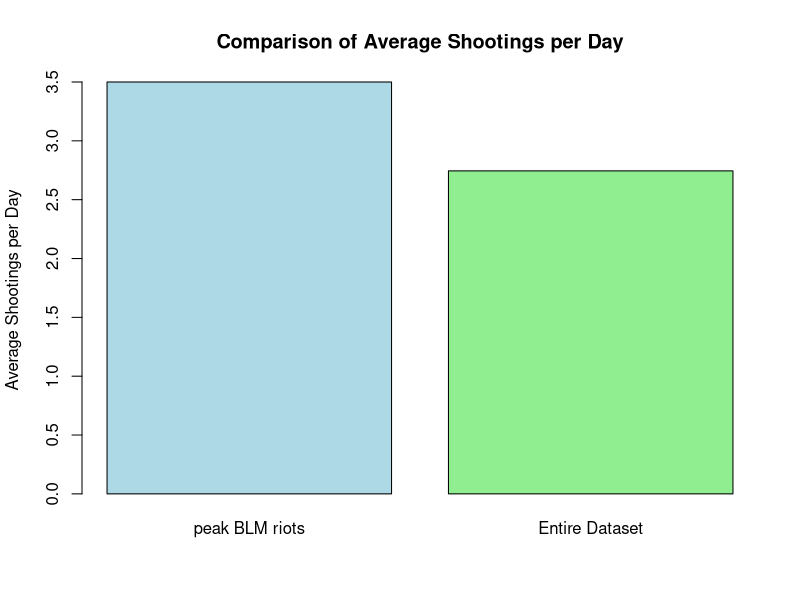
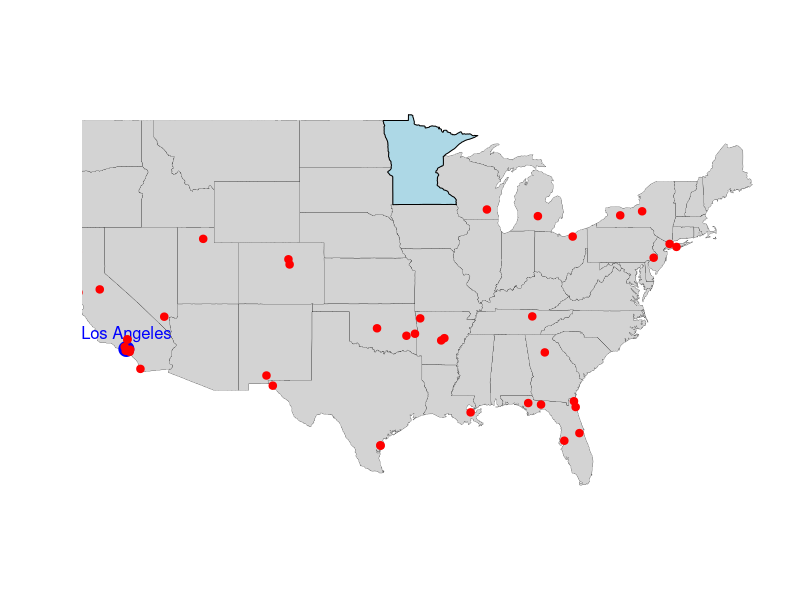
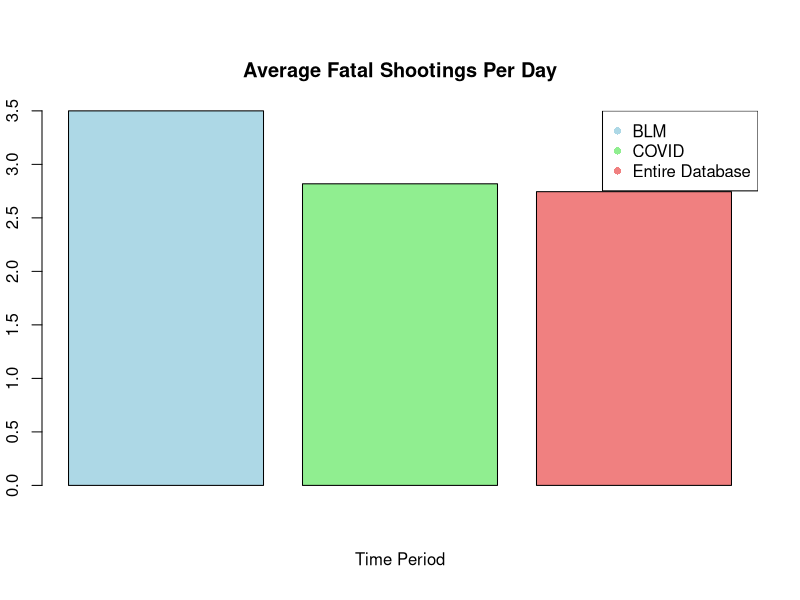
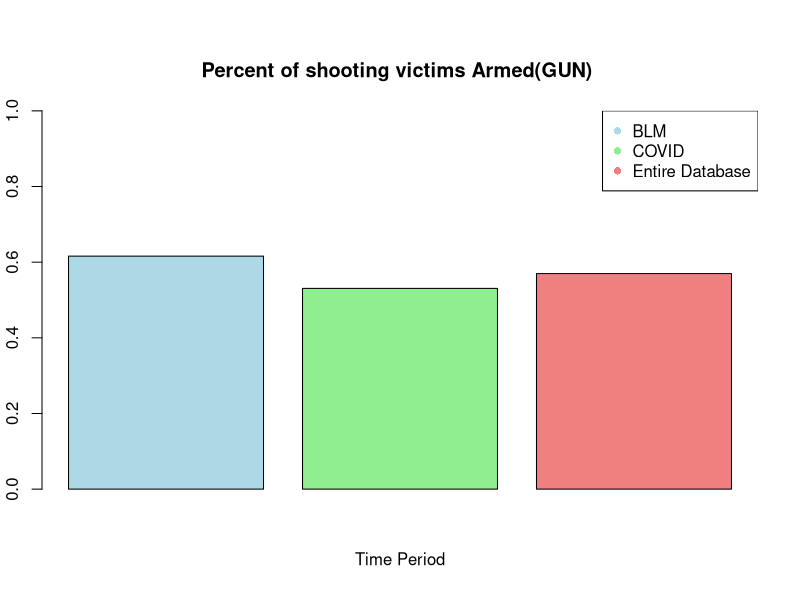
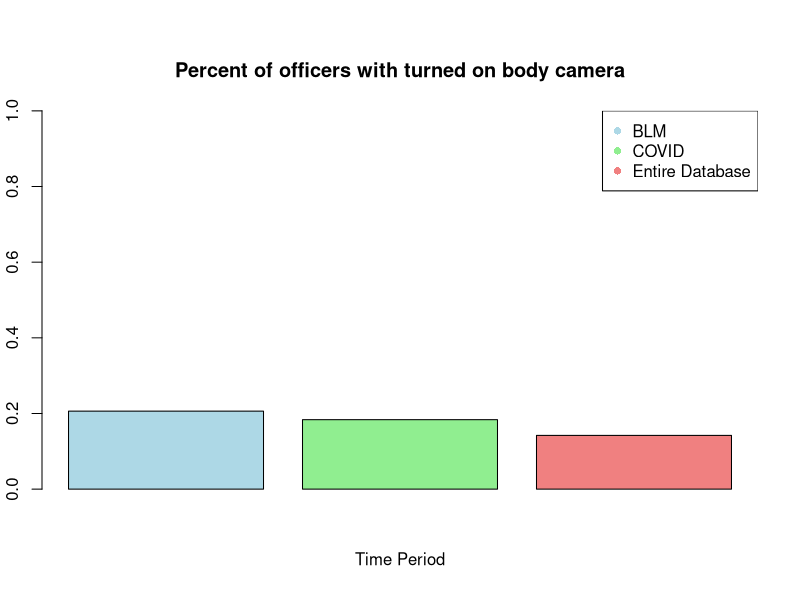
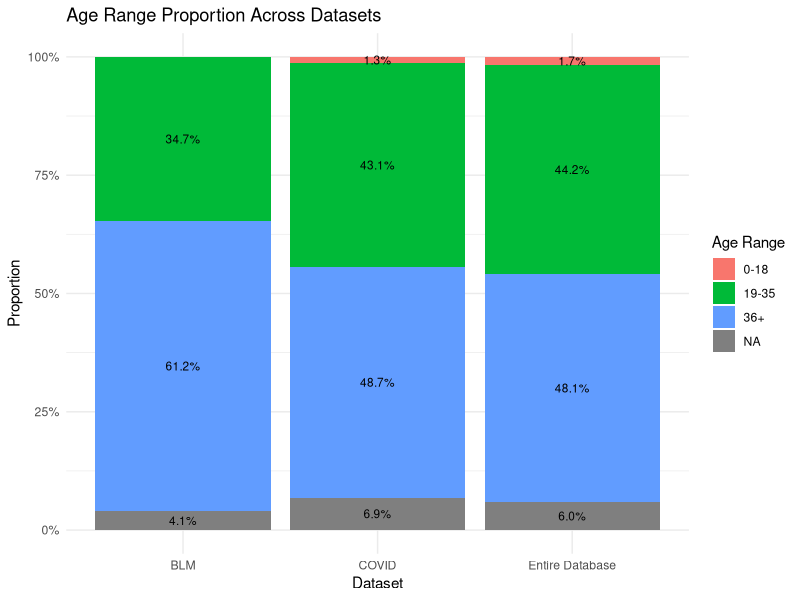
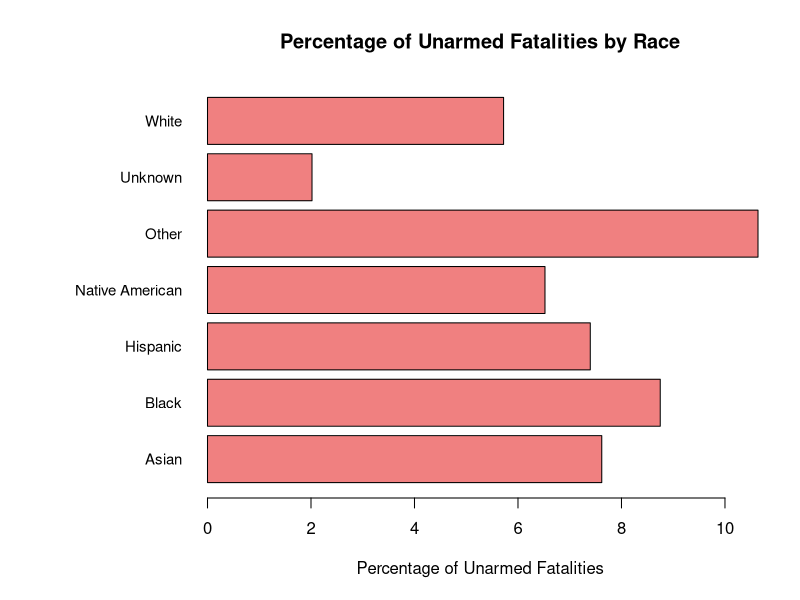
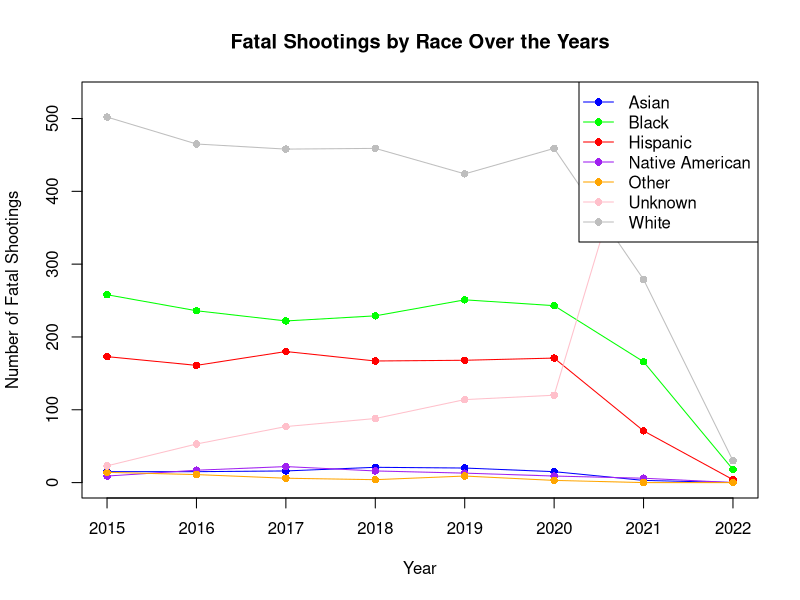

R code for these plots, in order:
## ---- chunk 1
#| code-fold: true
FatalShootingsStats <- read.csv("FatalPoliceShootings_US.csv")
head(FatalShootingsStats, 2)
## ---- chunk 2
#| code-fold: true
#Convert the `date` column to Date format so can extract the year
FatalShootingsStats$date <- as.Date(FatalShootingsStats$date, format = "%m/%d/%Y")
#Made new column for year as an int
FatalShootingsStats$year <- as.integer(format(FatalShootingsStats$date, "%Y"))


## ---- chunk 3
#| code-fold: true
library(dplyr)
# Convert the 'Date' column to Date type if it isn't already
FatalShootingsStats$date <- as.Date(FatalShootingsStats$date, format = "%Y-%m-%d")  # Adjust format if needed

# Specify the two specific dates you want to check
date1 <- as.Date("2020-05-26")  # Example date 1
date2 <- as.Date("2020-06-08")  # Example date 2

# Filter data for those two dates and count the total number of shootings
shootings_period <- FatalShootingsStats %>%
  filter(date >= date1 & date <= date2)
 
# Number of unique days in the time period
unique_days_period <- length(seq.Date(date1, date2, by = "day"))

# Total number of shootings in the time period
total_shootings_period <- nrow(shootings_period)

# Average shootings per day for the time period (including all days in the range)
avg_shootings_per_day_period <- total_shootings_period / unique_days_period

# 2. Calculate the average number of shootings per day for the entire dataset
# Find the first and last dates in the dataset
first_date <- min(FatalShootingsStats$date)
last_date <- max(FatalShootingsStats$date)

# Number of unique days in the entire dataset (including all days between the first and last date)
unique_days_total <- length(seq.Date(first_date, last_date, by = "day"))

# Total number of shootings in the entire dataset
total_shootings_total <- nrow(FatalShootingsStats)

# Average shootings per day for the entire dataset (including all days in the range)
avg_shootings_per_day_total <- total_shootings_total / unique_days_total

# Print the results
cat("Average shootings per day for the period from May 26, 2020 to June 8, 2020 :", avg_shootings_per_day_period, "\n")
cat("Average shootings per day for the entire dataset:", avg_shootings_per_day_total, "\n")

## ---- chunk 4
#| code-fold: true
# Create a vector with the two averages
average_shootings <- c(avg_shootings_per_day_period, avg_shootings_per_day_total)

# Create a bar plot
barplot(average_shootings, 
        names.arg = c("peak BLM riots", "Entire Dataset"), 
        main = "Comparison of Average Shootings per Day", 
        ylab = "Average Shootings per Day", 
        col = c("lightblue", "lightgreen"), 
        border = "black")

## ---- chunk 5
#| code-fold: true
library(maps)
state_to_highlight <- "Minnesota"

# Basic Map Plot
maps::map("state", col = "lightgray", fill = TRUE, bg = "white", lwd = 0.2)  # Draw USA map
maps::map("state", region = state_to_highlight, col = "lightblue", fill = TRUE, add = TRUE)

# Overlay points for Los Angeles and Miami
# Coordinates for Los Angeles
points(-118.2437, 34.0522, col = "blue", pch = 19, cex = 2)  # Los Angeles

# Optionally, add text labels for the cities
text(-118.2437, 34.0522, "Los Angeles", pos = 3, col = "blue", cex = 1)

# Overlay points (longitude, latitude) on the map
points(shootings_period$longitude, shootings_period$latitude, col = "red", pch = 20, cex = 1.5)

## ---- chunk 6
#| code-fold: true
library(maps)

library(tidyverse)
library(dplyr)
library(ggplot2)

# Convert the 'Date' column to Date type if it isn't already
FatalShootingsStats$date <- as.Date(FatalShootingsStats$date, format = "%Y-%m-%d")  

#filtering data by covid lockdown timeline
during_date1 <- as.Date("2020-03-15")  # main US lockdown start
during_date2 <- as.Date("2021-05-01")  # need to find sorce for this date
during_covid <- FatalShootingsStats %>%
  filter(date >= during_date1 & date <= during_date2)

before_date1 <- min(FatalShootingsStats$date)  
before_date2 <- as.Date("2020-03-14")
before_covid <- FatalShootingsStats %>%
  filter(date >= before_date1 & date <= before_date2)

after_date1 <- as.Date("2021-05-01")  
after_date2 <- max(FatalShootingsStats$date)
after_covid <- FatalShootingsStats %>%
  filter(date >= after_date1 & date <= after_date2)

#total number of shootings per time period
total_shootings_during <- nrow(during_covid)
total_shootings_before <- nrow(before_covid)
total_shootings_after <- nrow(after_covid)

#total number of days in time period
unique_days_during <- length(seq.Date(during_date1, during_date2, by = "day"))
unique_days_before <- length(seq.Date(before_date1, before_date2, by = "day"))
unique_days_after <- length(seq.Date(after_date1, after_date2, by = "day"))

#shootings per day
avg_shootings_during <- total_shootings_during / unique_days_during
avg_shootings_before <- total_shootings_before / unique_days_before
avg_shootings_after <- total_shootings_after / unique_days_after

cat("Before the lockdowns: Total shootings ",total_shootings_before," Average shootings per day", avg_shootings_before, "\n")
cat("During the lockdowns: Total shootings ",total_shootings_during," Average shootings per day", avg_shootings_during, "\n")
cat("After the lockdowns: Total shootings ",total_shootings_after," Average shootings per day", avg_shootings_after, "\n")
#cat("Number of days in dataset before lockdowns ",unique_days_before,"\n", "Number of days in dataset during lockdowns ",unique_days_during,"\n","Number of days in dataset after lockdowns ",unique_days_after,"\n")

## ---- chunk 7
#| code-fold: true
#"Arkansas", "Iowa", "Nebraska", "North Dakota", "South Dakota", "Utah", "Wyomming"
## Arkansas data 
before_ar <- before_covid %>%
  filter(before_covid$state == "AR" | before_covid$state == "IA" | before_covid$state == "NE" | before_covid$state == "ND" | before_covid$state == "SD" | before_covid$state == "UT" | before_covid$state == "WY" )
during_ar <- during_covid %>%
  filter(during_covid$state == "AR" | during_covid$state == "IA" | during_covid$state == "NE" | during_covid$state == "ND" | during_covid$state == "SD" | during_covid$state == "UT" | during_covid$state == "WY" )
after_ar <- after_covid %>%
  filter(after_covid$state == "AR" | after_covid$state == "IA" | after_covid$state == "NE" | after_covid$state == "ND" | after_covid$state == "SD" | after_covid$state == "UT" | after_covid$state == "WY" )


#total number of shootings per time period
total_shootings_Bar <- nrow(during_ar)
total_shootings_Dar <- nrow(before_ar)
total_shootings_Aar <- nrow(after_ar)


#shootings per day
state_avg_shootings_during <- total_shootings_Dar / unique_days_during
state_avg_shootings_before <- total_shootings_Bar / unique_days_before
state_avg_shootings_after <- total_shootings_Aar / unique_days_after

cat("Shootings per day during COVID-19 in states with no enforced lockdowns",state_avg_shootings_during,"\n",  "Shootings per day before COVID-19 in states with no enforced lockdowns",state_avg_shootings_before,"\n", "Shootings per day after COVID-19in  states with no enforced lockdowns",state_avg_shootings_after)

## ---- chunk 8
#| code-fold: true
#BLM
date1 <- as.Date("2020-05-26")  # Example date 1
date2 <- as.Date("2020-06-08")  # Example date 2
# Filter data for those two dates and count the total number of shootings
shootings_period <- FatalShootingsStats %>%
  filter(date >= date1 & date <= date2)
# Number of unique days in the time period
unique_days_period <- length(seq.Date(date1, date2, by = "day"))
# Total number of shootings in the time period
total_shootings_period <- nrow(shootings_period)
avg_shootings_per_day_BLM <- total_shootings_period / unique_days_period


#Lockdowns
during_date1 <- as.Date("2020-03-15")  # main US lockdown start
during_date2 <- as.Date("2021-05-01")  # need to find sorce for this date
during_covid <- FatalShootingsStats %>%
  filter(date >= during_date1 & date <= during_date2)
total_shootings_during <- nrow(during_covid)
#total number of days in time period
unique_days_during <- length(seq.Date(during_date1, during_date2, by = "day"))
#shootings per day
avg_shootings_duringCovid <- total_shootings_during / unique_days_during

bodycam_true <- c(sum(during_covid$body_camera == "TRUE"), sum(shootings_period$body_camera == "TRUE"), sum(FatalShootingsStats$body_camera == "TRUE"))

bodycam_percent <- c((bodycam_true[1]/nrow(during_covid)), (bodycam_true[2]/nrow(shootings_period)),(bodycam_true[3]/nrow(FatalShootingsStats)))

average_age <- c(mean(during_covid$age, na.rm = TRUE), mean(shootings_period$age, na.rm = TRUE), mean(FatalShootingsStats$age, na.rm = TRUE))

avg_shootings <-  c(avg_shootings_per_day_BLM, avg_shootings_duringCovid, avg_shootings_per_day_total)

gun_armedp <- c((sum(during_covid$armed == "gun") /nrow(during_covid)), (sum(shootings_period$armed == "gun") /nrow(shootings_period)), (sum(FatalShootingsStats$armed == "gun") / nrow(FatalShootingsStats)))

unarmed_armedp <- c((sum(during_covid$armed == "unarmed") /nrow(during_covid)), (sum(shootings_period$armed == "unarmed") / nrow(shootings_period)), (sum(FatalShootingsStats$armed == "unarmed") / nrow(FatalShootingsStats)))

car_armedp <- c((sum(during_covid$armed == "Vehicle") / nrow(during_covid)), (sum(shootings_period$armed == "Vehicle") / nrow(shootings_period)), (sum(FatalShootingsStats$armed == "Vehicle") / nrow(FatalShootingsStats)))

mental_illness <- c(sum(during_covid$signs_of_mental_illness == "TRUE")/nrow(during_covid), sum(shootings_period$signs_of_mental_illness == "TRUE")/nrow(shootings_period), sum(FatalShootingsStats$signs_of_mental_illness == "TRUE")/nrow(FatalShootingsStats))


BLM_Covid <- data.frame(avg_shootings, round(average_age, 1), bodycam_percent, gun_armedp, unarmed_armedp, car_armedp, mental_illness) 
names(BLM_Covid) <- c("Average Fatal Shootings Per Day", "Average Age", "Percent of officers with turned on body camera", "Armed (gun)", "Unarmed", "Armed (car)", "Signs of mental illness")
rownames(BLM_Covid) <- c("BLM", "Covid-19", "Entire Dataset")
BLM_Covid
## ---- chunk 9
#| code-fold: true
# showing interesting data points
time_period <- c("BLM", "COVID", "Entire Database")
colors <- c("lightblue", "lightgreen", "lightcoral")
barplot(BLM_Covid$`Average Fatal Shootings Per Day`, 
        col = colors,
        main = "Average Fatal Shootings Per Day",
        xlab = "Time Period",  )
legend("topright", legend = time_period , col = colors, pch = 16 ) #TO FIX make sure legend is not on top of figure
#armed (gun)
time_period <- c("BLM", "COVID", "Entire Database")
colors <- c("lightblue", "lightgreen", "lightcoral")
barplot(BLM_Covid$`Armed (gun)`, 
        col = colors,
        main = "Percent of shooting victims Armed(GUN) ",
        xlab = "Time Period", ylim = c(0,1))
legend("topright", legend = time_period , col = colors, pch = 16 ) 
#
time_period <- c("BLM", "COVID", "Entire Database")
colors <- c("lightblue", "lightgreen", "lightcoral")
barplot(BLM_Covid$`Percent of officers with turned on body camera`, 
        col = colors,
        main = "Percent of officers with turned on body camera",
        xlab = "Time Period", ylim = c(0,1))
legend("topright", legend = time_period , col = colors, pch = 16) 
# another option changing lables into x axis 
## ---- chunk 10
#| code-fold: true
shootings_period$age <- as.numeric(as.character(shootings_period$age))
during_covid$age <- as.numeric(as.character(during_covid$age))
FatalShootingsStats$age <- as.numeric(as.character(FatalShootingsStats$age))
# Add AgeRange dynamically to each dataset
shootings_period$AgeRange <- cut(
  shootings_period$age,
  breaks = c(0, 18, 35, Inf),
  labels = c("0-18", "19-35", "36+"),
  right = FALSE
)
during_covid$AgeRange <- cut(
  during_covid$age,
  breaks = c(0, 18, 35, Inf),
  labels = c("0-18", "19-35", "36+"),
  right = FALSE
)
FatalShootingsStats$AgeRange <- cut(
  FatalShootingsStats$age,
  breaks = c(0, 18, 35, Inf),
  labels = c("0-18", "19-35", "36+"),
  right = FALSE
)

# Add a dataset column for identification
shootings_period$Dataset <- "BLM"
during_covid$Dataset <- "COVID"
FatalShootingsStats$Dataset <- "Entire Database"

# Combine datasets into one
combined_data <- bind_rows(shootings_period, during_covid, FatalShootingsStats)

# Calculate proportions
summary_data <- combined_data %>%
  group_by(Dataset, AgeRange) %>%
  summarise(Count = n(), .groups = "drop") %>%
  group_by(Dataset) %>%
  mutate(Proportion = Count / sum(Count))

# Create a stacked bar graph with proportions
ggplot(summary_data, aes(x = Dataset, y = Proportion, fill = AgeRange)) +
  geom_bar(stat = "identity", position = "stack") +
  geom_text(
    aes(label = scales::percent(Proportion, accuracy = 0.1)), # Format as percentage
    position = position_stack(vjust = 0.5), # Place text in the middle of each segment
    size = 3 # Adjust text size
  ) +
  labs(
    title = "Age Range Proportion Across Datasets",
    x = "Dataset",
    y = "Proportion",
    fill = "Age Range"
  ) +
  scale_y_continuous(labels = scales::percent_format()) + # Display y-axis as percentages
  theme_minimal()
## ---- chunk 11
#| code-fold: true
# filtering data to include only unarmed incidents
unarmed_data <- subset(FatalShootingsStats, FatalShootingsStats$armed == "unarmed")

# count unarmed fatalities by race
unarmed_deaths_by_race <- aggregate(unarmed_data$armed, 
                                    by = list(Race = unarmed_data$race_name), 
                                    FUN = length)
colnames(unarmed_deaths_by_race)[2] <- "Unarmed_Deaths"

# count display
unarmed_deaths_by_race
# count total fatalities by race
total_deaths_by_race <- aggregate(FatalShootingsStats$armed, 
                                  by = list(Race = FatalShootingsStats$race_name), 
                                  FUN = length)

# ensure all races are represented in unarmed deaths by race
all_races <- unique(FatalShootingsStats$race_name)
unarmed_deaths_by_race <- aggregate(unarmed_data$armed, 
                                    by = list(Race = unarmed_data$race_name), 
                                    FUN = length)
unarmed_deaths_by_race <- merge(data.frame(Race = all_races), unarmed_deaths_by_race, 
                                by = "Race", all.x = TRUE)
unarmed_deaths_by_race[is.na(unarmed_deaths_by_race)] <- 0  # Replace NA with 0

# merge total deaths and unarmed deaths
race_unarmed_comparison <- merge(unarmed_deaths_by_race, total_deaths_by_race, 
                                 by = "Race", 
                                 suffixes = c("_Unarmed", "_Total"))

# calculate percentage of unarmed fatalities for each race
race_unarmed_comparison$Unarmed_Death_Percentage <- 
  (race_unarmed_comparison$x_Unarmed / race_unarmed_comparison$x_Total) * 100

# rename columns for clarity
colnames(race_unarmed_comparison) <- c("Race", "Unarmed_Deaths", "Total_Deaths", "Unarmed_Death_Percentage")

# display the updated data frame
race_unarmed_comparison

# adjust margins to give more space to labels
par(mar = c(5, 10, 4, 2) + 0.1) # Increase left margin for y-axis labels

# create a horizontal bar plot
barplot(race_unarmed_comparison$Unarmed_Death_Percentage,
names.arg = race_unarmed_comparison$Race,
main = "Percentage of Unarmed Fatalities by Race",
xlab = "Percentage of Unarmed Fatalities",
col = "lightcoral",
horiz = TRUE,       # Horizontal bars
las = 1,            # Ensure labels are horizontal on y-axis
cex.names = 0.9)    # Adjust label size if needed

# reset margins after plotting (optional if running multiple plots in sequence)
par(mar = c(5, 4, 4, 2) + 0.1)

# i think this code can be reused if we make the x axis the time period and show unarmed/armed deaths per race - sophia
## ---- chunk 12
# check if the required columns exist
if (!all(c("year", "race_name") %in% colnames(FatalShootingsStats))) {
  stop("The columns 'year' and 'race_name' are missing in FatalShootingsStats.")
}

# aggregate data to create race_year_counts
race_year_counts <- FatalShootingsStats %>%
  group_by(Year = year, Race = race_name) %>%  # Group by year and race
  summarise(Count = n(), .groups = "drop")    # Count occurrences and ungroup

# ensure data completeness: Fill missing Year-Race combinations with zeros
race_year_counts <- race_year_counts %>%
  complete(Year, Race, fill = list(Count = 0))  # Fill missing combinations with 0 counts

# verify the resulting dataset
print(head(race_year_counts))

# ensure the dataset has the required columns: Year, Race, Count
# if not, aggregate data to create race_year_counts
if (!"Count" %in% colnames(race_year_counts)) {
  race_year_counts <- FatalShootingsStats %>%
    group_by(Year = year, Race = race_name) %>%
    summarise(Count = n(), .groups = "drop")
}

# ensure data completeness: fill missing values with zeros for all combinations of Year and Race
race_year_counts <- race_year_counts %>%
  complete(Year, Race, fill = list(Count = 0))

# set up an empty plot with the correct axes limits
plot(NULL, xlim = range(race_year_counts$Year, na.rm = TRUE), 
     ylim = c(0, max(race_year_counts$Count, na.rm = TRUE)), 
     xlab = "Year", ylab = "Number of Fatal Shootings", 
     main = "Fatal Shootings by Race Over the Years")

# define colors for each race
race_colors <- c("blue", "green", "red", "purple", "orange", "pink", "gray")

# get unique races
unique_races <- unique(race_year_counts$Race)

# loop through each race to plot its line on the graph
for (i in 1:length(unique_races)) {
  # Subset data for the current race
  race_data <- subset(race_year_counts, Race == unique_races[i])
  
  # ensure data is sorted by Year for proper line plotting
  race_data <- race_data[order(race_data$Year), ]
  
  # plot the line for this race
  lines(race_data$Year, race_data$Count, type = "o", col = race_colors[i], pch = 16)
}

# add a legend
legend("topright", legend = unique_races, col = race_colors, pch = 16, lty = 1)

## ---- chunk 13
#| code-fold: true

FatalShootingsStats$age <- as.numeric(as.character(FatalShootingsStats$age))

# Create AgeRange dynamically
FatalShootingsStats$AgeRange <- cut(
  FatalShootingsStats$age,
  breaks = c(0, 18, 35, Inf), # Define age range intervals
  labels = c("0-18", "19-35", "36+"),
  right = FALSE # Makes intervals inclusive on the left
)

# Summarize data to count individuals by Race and AgeRange
summary_data <- FatalShootingsStats %>%
  group_by(race, AgeRange) %>%
  summarise(Count = n(), .groups = "drop")

# Create the bar plot
ggplot(FatalShootingsStats, aes(x = race_name, y = age, fill = AgeRange)) +
  geom_bar(stat = "identity", position = "dodge") + # Position bars side by side
  labs(
    title = "Bar Plot of Races by Age Range",
    x = "Race",
    y = "Count"
  ) +
  scale_fill_brewer(palette = "Set2") + # Optional color palette
  theme_minimal() # Clean theme
